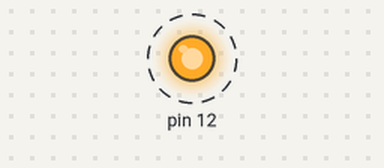
Simulated run of this program. Board: Raspberry Pi (header pin numbers). Parts: output pins drawn as LEDs (lit = HIGH). Dashed ring = blinking. What the program prints to the terminal is not drawn. At 10.0 s the program stops and its outputs stay as they are.

Above: at 0.2 s.
Timing chart, 0 to 3.0 s (numbered marks = the images above):
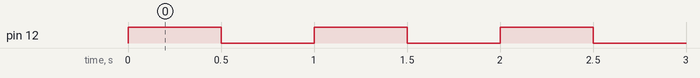

Measured:
- by itself, pin 12: alternates HIGH for 0.50 s and LOW for 0.50 s, 20 changes in all, then stays LOW

The program:

gpiotest.py
```python
import RPi.GPIO as gpio
import time

gpio.setmode(gpio.BOARD)
gpio.setup(12, gpio.OUT)

for  x in range ( 0, 10):

    gpio.output(12, True)
    time.sleep(0.5)
    gpio.output(12, False)
    time.sleep(0.5)

print ("Ejecución finalizada")
```
